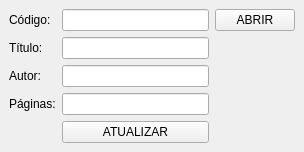
<?xml version="1.0" encoding="UTF-8"?>
<ui version="4.0">
 <class>Janela</class>
 <widget class="QMainWindow" name="Janela">
  <property name="geometry">
   <rect>
    <x>0</x>
    <y>0</y>
    <width>304</width>
    <height>148</height>
   </rect>
  </property>
  <property name="windowTitle">
   <string>Cadastro de Livro</string>
  </property>
  <widget class="QWidget" name="centralwidget">
   <layout class="QGridLayout" name="gridLayout">
    <item row="0" column="1">
     <widget class="QLineEdit" name="lineEdit_codigo"/>
    </item>
    <item row="0" column="0">
     <widget class="QLabel" name="label_codigo">
      <property name="text">
       <string>Código:</string>
      </property>
     </widget>
    </item>
    <item row="3" column="0">
     <widget class="QLabel" name="label_paginas">
      <property name="text">
       <string>Páginas:</string>
      </property>
     </widget>
    </item>
    <item row="1" column="0">
     <widget class="QLabel" name="label_titulo">
      <property name="text">
       <string>Título:</string>
      </property>
     </widget>
    </item>
    <item row="2" column="0">
     <widget class="QLabel" name="label_autor">
      <property name="text">
       <string>Autor:</string>
      </property>
     </widget>
    </item>
    <item row="2" column="1">
     <widget class="QLineEdit" name="lineEdit_autor"/>
    </item>
    <item row="1" column="1">
     <widget class="QLineEdit" name="lineEdit_titulo"/>
    </item>
    <item row="3" column="1">
     <widget class="QLineEdit" name="lineEdit_paginas"/>
    </item>
    <item row="4" column="1">
     <widget class="QPushButton" name="pushButton_atualizar">
      <property name="text">
       <string>ATUALIZAR</string>
      </property>
     </widget>
    </item>
    <item row="0" column="2">
     <widget class="QPushButton" name="pushButton_abrir">
      <property name="text">
       <string>ABRIR</string>
      </property>
     </widget>
    </item>
   </layout>
  </widget>
 </widget>
 <resources/>
 <connections/>
</ui>
